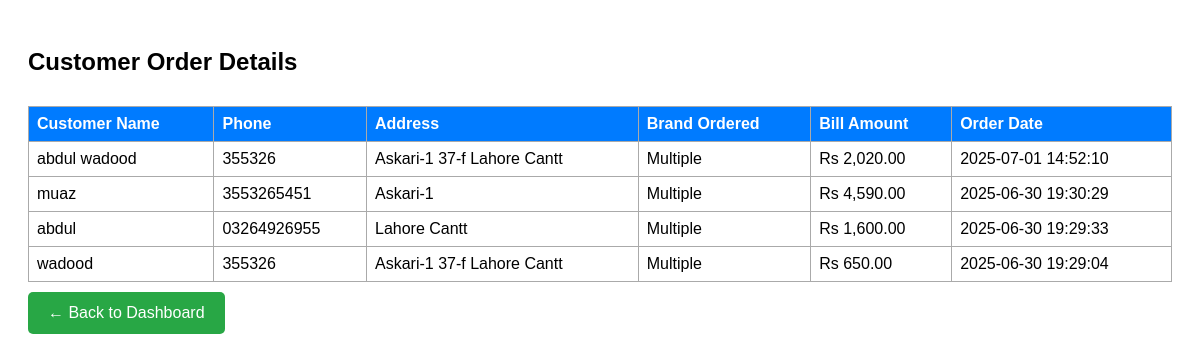
The page /pages/customer_details.php on the database its author committed.
### tables this page shows
CREATE TABLE `customer_details` (
  `id` int(11) NOT NULL,
  `customer_id` int(11) NOT NULL,
  `bill_id` int(11) NOT NULL,
  `brand_name` varchar(100) NOT NULL
);

CREATE TABLE `customers` (
  `id` int(11) NOT NULL,
  `name` varchar(100) NOT NULL,
  `phone` varchar(15) DEFAULT NULL,
  `address` text DEFAULT NULL
);

CREATE TABLE `bills` (
  `bill_id` int(11) NOT NULL,
  `total_amount` decimal(10,2) NOT NULL,
  `created_at` timestamp NOT NULL DEFAULT current_timestamp()
);

### pages/customer_details.php (the view, shortened to what this page needs)
<?php
$db = new DB();
$conn = $db->connect();
$query = "
SELECT
    c.id AS customer_id,
    c.name AS customer_name,
    c.phone,
    c.address,
    b.total_amount,
    b.created_at,
    cd.brand_name
FROM customer_details cd
JOIN customers c ON cd.customer_id = c.id
JOIN bills b ON cd.bill_id = b.bill_id
ORDER BY b.created_at DESC
";
$result = $conn->query($query);
?>
<!DOCTYPE html>
<html>
<head>
    <link rel="stylesheet" href="../assets/style.css">
</head>
<body>
    <h2>Customer Order Details</h2>
    <table>
        <thead>
            <tr>
                <th>Customer Name</th>
                <th>Phone</th>
                <th>Address</th>
                <th>Brand Ordered</th>
                <th>Bill Amount</th>
                <th>Order Date</th>
            </tr>
        </thead>
        <tbody>
            <?php if ($result->num_rows > 0): ?>
                <?php while($row = $result->fetch_assoc()): ?>
                    <tr>
                        <td><?= htmlspecialchars($row['customer_name']) ?></td>
                        <td><?= htmlspecialchars($row['phone']) ?></td>
                        <td><?= htmlspecialchars($row['address']) ?></td>
                        <td><?= htmlspecialchars($row['brand_name']) ?></td>
                        <td>Rs <?= number_format($row['total_amount'], 2) ?></td>
                        <td><?= $row['created_at'] ?></td>
                    </tr>
                <?php endwhile; ?>
            <?php else: ?>
                <tr><td colspan="6">No orders found.</td></tr>
            <?php endif; ?>
        </tbody>
    </table>
    <a href="dashboard.php" class="back-btn">← Back to Dashboard</a>
</body>
</html>

### assets/style.css (style rules this page uses)
body { font-family: Arial, sans-serif; padding: 20px; }
table { width: 100%; border-collapse: collapse; }
th, td { padding: 10px; border: 1px solid #ccc; text-align: left; }

### pages/customer_details.php (style rules this page uses)
table { width: 100%; border-collapse: collapse; margin-top: 30px; }
th, td { border: 1px solid #aaa; padding: 8px; text-align: left; }
th { background-color: #007bff; color: white; }
h2 { margin-top: 20px; }
.back-btn { display: inline-block; margin: 10px 0; padding: 12px 20px; background-color: #28a745; color: white; text-decoration: none; border-radius: 5px; }

### rows shown on the page
customer_details: customer.name "abdul wadood", customer.phone "355326", customer.address "Askari-1 37-f Lahore Cantt", brand_name "Multiple", bill.total_amount "2,020.00", bill.created_at "2025-07-01 14:52:10"
customer_details: customer.name "muaz", customer.phone "3553265451", customer.address "Askari-1", brand_name "Multiple", bill.total_amount "4,590.00", bill.created_at "2025-06-30 19:30:29"
customer_details: customer.name "abdul", customer.phone "03264926955", customer.address "Lahore Cantt", brand_name "Multiple", bill.total_amount "1,600.00", bill.created_at "2025-06-30 19:29:33"
customer_details: customer.name "wadood", customer.phone "355326", customer.address "Askari-1 37-f Lahore Cantt", brand_name "Multiple", bill.total_amount "650.00", bill.created_at "2025-06-30 19:29:04"
